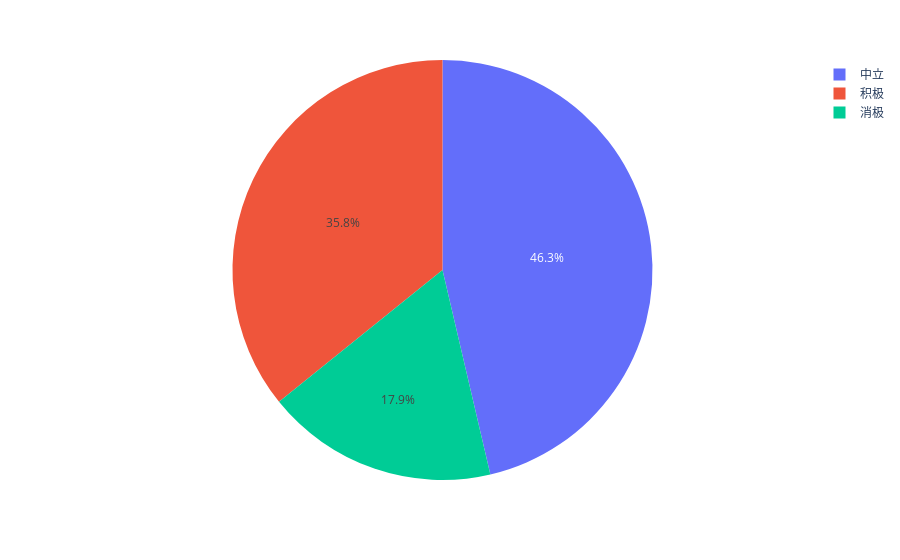

Write notebook code for a chart like this one.
### Code cell
import plotly.express as px

df = px.data.tips()
fig = px.pie(tweets_polarity, 
             values='count', 
             names='polarity')
fig.show()

### Figure 1 — Plotly figure (JSON) as saved in the notebook; plotly's stock layout.template omitted (floating-point values rounded to 4 significant figures)
{"data": [{"domain": {"x": [0, 1], "y": [0, 1]}, "hoverlabel": {"namelength": 0}, "hovertemplate": "polarity=%{label}<br>count=%{value}", "labels": ["中立", "积极", "消极"], "legendgroup": "", "name": "", "showlegend": true, "type": "pie", "values": [2317, 1790, 893]}], "layout": {"legend": {"tracegroupgap": 0}, "margin": {"t": 60}}}
